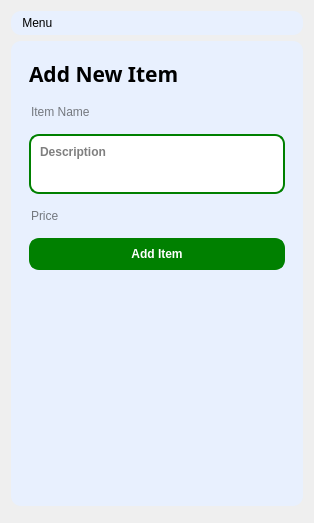
         <widget class="QWidget" name="Menu">
          <property name="minimumSize">
           <size>
            <width>0</width>
            <height>523</height>
           </size>
          </property>
          <layout class="QVBoxLayout" name="verticalLayout_22">
           <item>
            <widget class="QLabel" name="label_4">
             <property name="styleSheet">
              <string notr="true">font: 700 22pt &quot;Leelawadee UI&quot;;
background-color: #E8F0FE;
border-radius: 10px;
color: rgb(0, 0, 0);
padding: 5px;</string>
             </property>
             <property name="text">
              <string> Menu</string>
             </property>
            </widget>
           </item>
           <item alignment="Qt::AlignmentFlag::AlignRight">
            <widget class="QWidget" name="AdditemsDialog" native="true">
             <property name="sizePolicy">
              <sizepolicy hsizetype="Preferred" vsizetype="Preferred">
               <horstretch>0</horstretch>
               <verstretch>0</verstretch>
              </sizepolicy>
             </property>
             <property name="styleSheet">
              <string notr="true">background-color: #E8F0FE;
border-radius: 10px;</string>
             </property>
             <layout class="QVBoxLayout" name="verticalLayout_11">
              <item alignment="Qt::AlignmentFlag::AlignTop">
               <widget class="QFrame" name="frame_11">
                <property name="font">
                 <font>
                  <family>Tahoma</family>
                  <pointsize>14</pointsize>
                  <bold>true</bold>
                 </font>
                </property>
                <property name="frameShape">
                 <enum>QFrame::Shape::StyledPanel</enum>
                </property>
                <property name="frameShadow">
                 <enum>QFrame::Shadow::Raised</enum>
                </property>
                <layout class="QVBoxLayout" name="verticalLayout_14">
                 <item alignment="Qt::AlignmentFlag::AlignLeft">
                  <widget class="QLabel" name="addnewitemLabel">
                   <property name="font">
                    <font>
                     <family>Franklin Gothic</family>
                     <pointsize>16</pointsize>
                     <bold>true</bold>
                    </font>
                   </property>
                   <property name="styleSheet">
                    <string notr="true">color: rgb(0, 0, 0);</string>
                   </property>
                   <property name="text">
                    <string>Add New Item</string>
                   </property>
                  </widget>
                 </item>
                </layout>
               </widget>
              </item>
              <item>
               <widget class="QFrame" name="frame_12">
                <property name="sizePolicy">
                 <sizepolicy hsizetype="Preferred" vsizetype="Expanding">
                  <horstretch>0</horstretch>
                  <verstretch>0</verstretch>
                 </sizepolicy>
                </property>
                <property name="frameShape">
                 <enum>QFrame::Shape::StyledPanel</enum>
                </property>
                <property name="frameShadow">
                 <enum>QFrame::Shadow::Raised</enum>
                </property>
                <layout class="QVBoxLayout" name="verticalLayout_15">
                 <property name="spacing">
                  <number>14</number>
                 </property>
                 <property name="leftMargin">
                  <number>9</number>
                 </property>
                 <property name="topMargin">
                  <number>0</number>
                 </property>
                 <property name="rightMargin">
                  <number>9</number>
                 </property>
                 <property name="bottomMargin">
                  <number>0</number>
                 </property>
                 <item>
                  <widget class="QLineEdit" name="ItemName">
                   <property name="placeholderText">
                    <string>Item Name</string>
                   </property>
                  </widget>
                 </item>
                 <item>
                  <widget class="QTextEdit" name="Description">
                   <property name="maximumSize">
                    <size>
                     <width>300</width>
                     <height>60</height>
                    </size>
                   </property>
                   <property name="styleSheet">
                    <string notr="true">QTextEdit {
    border: 2px solid green; /* Border color */
    border-radius: 10px; /* Rounded corners */
    padding: 5px; /* Internal padding for text */
    background-color: white; /* Background color */
    color: black; /* Text color */
    font: bold 12px; /* Font style and size */
}

QTextEdit:focus {
    border: 2px solid #32CD32; /* Bright green border on focus */
    background-color: #F0FFF0; /* Light greenish background */
}

QTextEdit:hover {
    border: 2px solid darkgreen; /* Border color on hover */
    background-color: #E6FFE6; /* Light hover effect */
}
</string>
                   </property>
                   <property name="placeholderText">
                    <string>Description</string>
                   </property>
                  </widget>
                 </item>
                 <item>
                  <widget class="QLineEdit" name="Price">
                   <property name="placeholderText">
                    <string>Price</string>
                   </property>
                  </widget>
                 </item>
                 <item>
                  <widget class="QPushButton" name="AdditemBtn">
                   <property name="cursor">
                    <cursorShape>PointingHandCursor</cursorShape>
                   </property>
                   <property name="styleSheet">
                    <string notr="true">QPushButton {
    border-radius: 10px; /* Rounded corners */
    padding: 7px; /* Internal padding */
    color: white; /* Text color */
    background-color: green; /* Background color */
    font: bold 12px; /* Font style and size */
    border: 2px solid green; /* Border color */
}

QPushButton:hover {
    background-color: #32CD32; /* Lighter green on hover */
    border-color: darkgreen; /* Dark green border on hover */
}

QPushButton:pressed {
    background-color: darkgreen; /* Darker green when pressed */
    border-color: black; /* Border changes on press */
}
</string>
                   </property>
                   <property name="text">
                    <string>Add Item</string>
                   </property>
                  </widget>
                 </item>
                 <item>
                  <spacer name="verticalSpacer_4">
                   <property name="orientation">
                    <enum>Qt::Orientation::Vertical</enum>
                   </property>
                   <property name="sizeHint" stdset="0">
                    <size>
                     <width>20</width>
                     <height>40</height>
                    </size>
                   </property>
                  </spacer>
                 </item>
                </layout>
               </widget>
              </item>
              <item alignment="Qt::AlignmentFlag::AlignBottom">
               <widget class="QFrame" name="frame_13">
                <property name="frameShape">
                 <enum>QFrame::Shape::StyledPanel</enum>
                </property>
                <property name="frameShadow">
                 <enum>QFrame::Shadow::Raised</enum>
                </property>
                <layout class="QVBoxLayout" name="verticalLayout_16"/>
               </widget>
              </item>
             </layout>
            </widget>
           </item>
           <item>
            <widget class="QWidget" name="widget_4" native="true">
             <property name="sizePolicy">
              <sizepolicy hsizetype="Expanding" vsizetype="Preferred">
               <horstretch>0</horstretch>
               <verstretch>0</verstretch>
              </sizepolicy>
             </property>
            </widget>
           </item>
          </layout>
         </widget>
